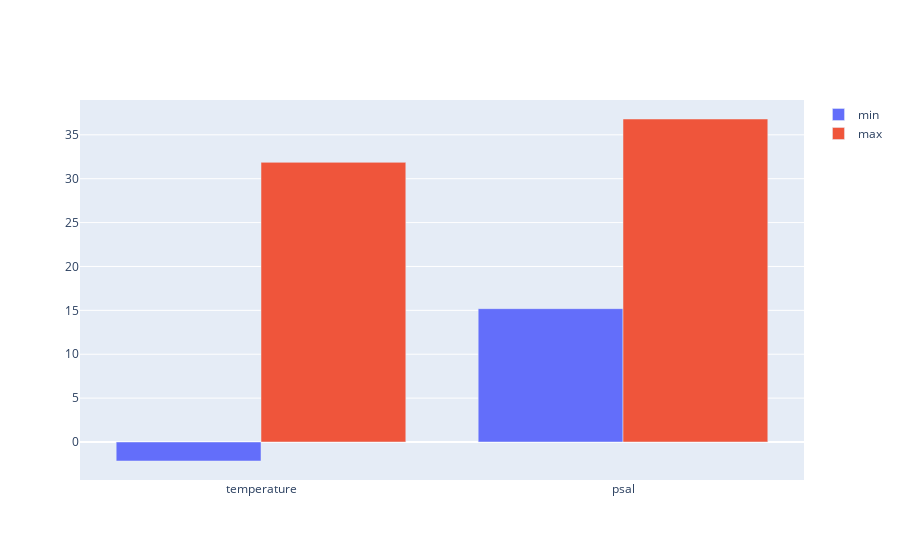

This figure's notebook cell:
### Code cell
df2 = df.loc[df.column_name != 'pressure']
fig = go.Figure(data=[
    go.Bar(name='min', x=df2.column_name, y=df2['min']),
    go.Bar(name='max', x=df2.column_name, y=df2['max']),
])
fig.update_layout(barmode='group')
fig.show()
plotly.offline.plot(fig, filename = '1.html', auto_open=False)

### Figure 1 — Plotly figure (JSON) as saved in the notebook; plotly's stock layout.template omitted (floating-point values rounded to 4 significant figures)
{"data": [{"name": "min", "type": "bar", "x": ["temperature", "psal"], "y": [-2.164, 15.19]}, {"name": "max", "type": "bar", "x": ["temperature", "psal"], "y": [31.86, 36.8]}], "layout": {"barmode": "group"}}
